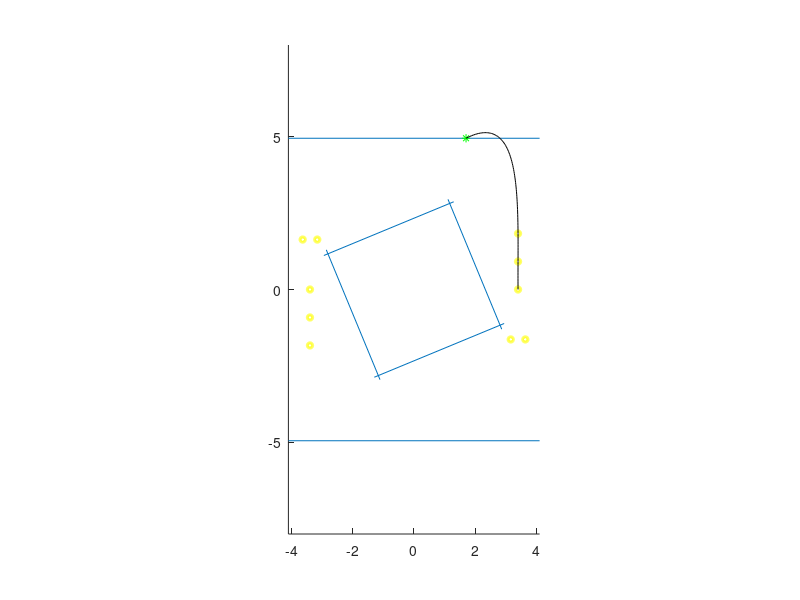

Write MATLAB code to recreate this figure.
clf;

in_to_ft = 1/12;
ft_to_m = 0.3048;
in_to_m = in_to_ft*ft_to_m;

FIELD_W = (26 + 11.25/12)*ft_to_m;
FIELD_H = (52 + 5.25/12)*ft_to_m;

x0 = 5.58 * ft_to_m;
y0 = 16.21875 * ft_to_m;

figure(1);
hold on;

% initialization lines
line([-FIELD_W/2, FIELD_W/2], [y0, y0]);
line([-FIELD_W/2, FIELD_W/2], [-y0, -y0]);

% rendez-vous
line([43.75*in_to_m, 112.88*in_to_m], [116.00*in_to_m, -51.06*in_to_m]);
line([-116.00*in_to_m, 51.06*in_to_m], [43.75*in_to_m, 112.88*in_to_m]);
line([-43.75*in_to_m, -112.88*in_to_m], [-116.00*in_to_m, 51.06*in_to_m]);
line([116.00*in_to_m, -51.06*in_to_m], [-43.75*in_to_m, -112.88*in_to_m]);

% trench run balls
ball_1 = [x0 + 66.91*in_to_m, y0 - 122.63*in_to_m];
ball_2 = [x0 + 66.91*in_to_m, y0 - 158.63*in_to_m];
ball_3 = [x0 + 66.91*in_to_m, y0 - 194.63*in_to_m];

viscircles(ball_1, 3.5*in_to_m, "Color", "y");
viscircles(ball_2, 3.5*in_to_m, "Color", "y");
viscircles(ball_3, 3.5*in_to_m, "Color", "y");

viscircles(-[x0 + 66.91*in_to_m, y0 - 122.63*in_to_m], 3.5*in_to_m, "Color", "y");
viscircles(-[x0 + 66.91*in_to_m, y0 - 158.63*in_to_m], 3.5*in_to_m, "Color", "y");
viscircles(-[x0 + 66.91*in_to_m, y0 - 194.63*in_to_m], 3.5*in_to_m, "Color", "y");

viscircles([x0 - 191.43*in_to_m, y0 - 130.36*in_to_m], 3.5*in_to_m, "Color", "y");
viscircles([-3.639058000000000, y0 - 130.36*in_to_m], 3.5*in_to_m, "Color", "y");

viscircles(-[x0 - 191.43*in_to_m, y0 - 130.36*in_to_m], 3.5*in_to_m, "Color", "y");
viscircles(-[-3.639058000000000, y0 - 130.36*in_to_m], 3.5*in_to_m, "Color", "y");

angle = pi/4;
R = [
    cos(angle), -sin(angle);
    sin(angle), cos(angle);
];

% robot
ts = [0, 7, 8, 9];
tq = 0:0.1:9;
xs = [x0, ball_1(1), ball_2(1), ball_3(1)];
ys = [y0, ball_1(2), ball_2(2), ball_3(2)];

angle0 = 3*pi/2 + angle;
spline = R'*spline(ts, R*[xs; ys], tq);
%y_spline = spline(ts, [-2, ys, 0], tq);

plot(x0, y0, "g*");
plot(spline(1,:), spline(2,:), "k");
axis([-FIELD_W/2, FIELD_W/2, -FIELD_H/2, FIELD_H/2]);
daspect([1, 1, 1]);
hold off;